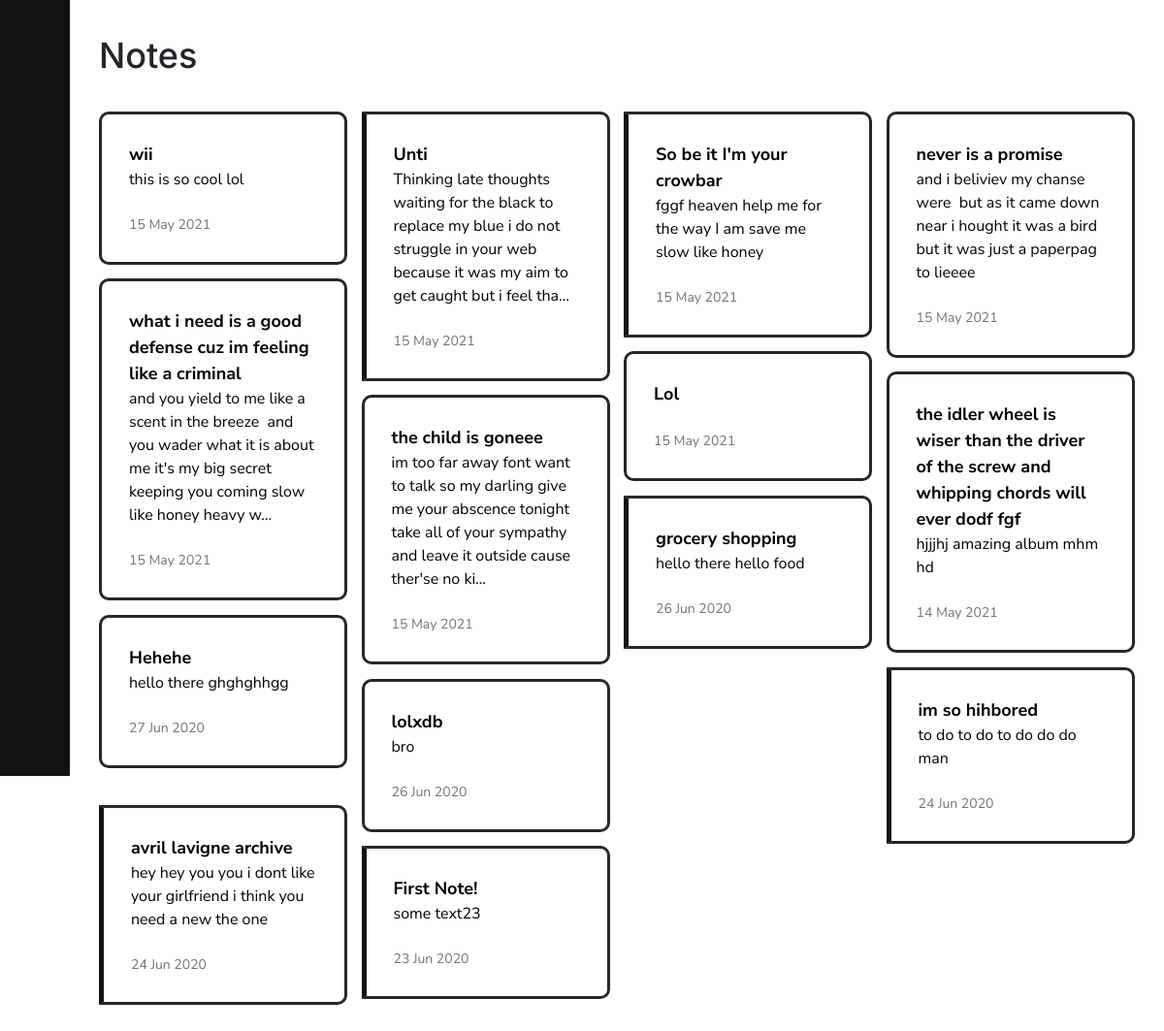
/notes/ (signed in), run on an earlier commit of the app's database.
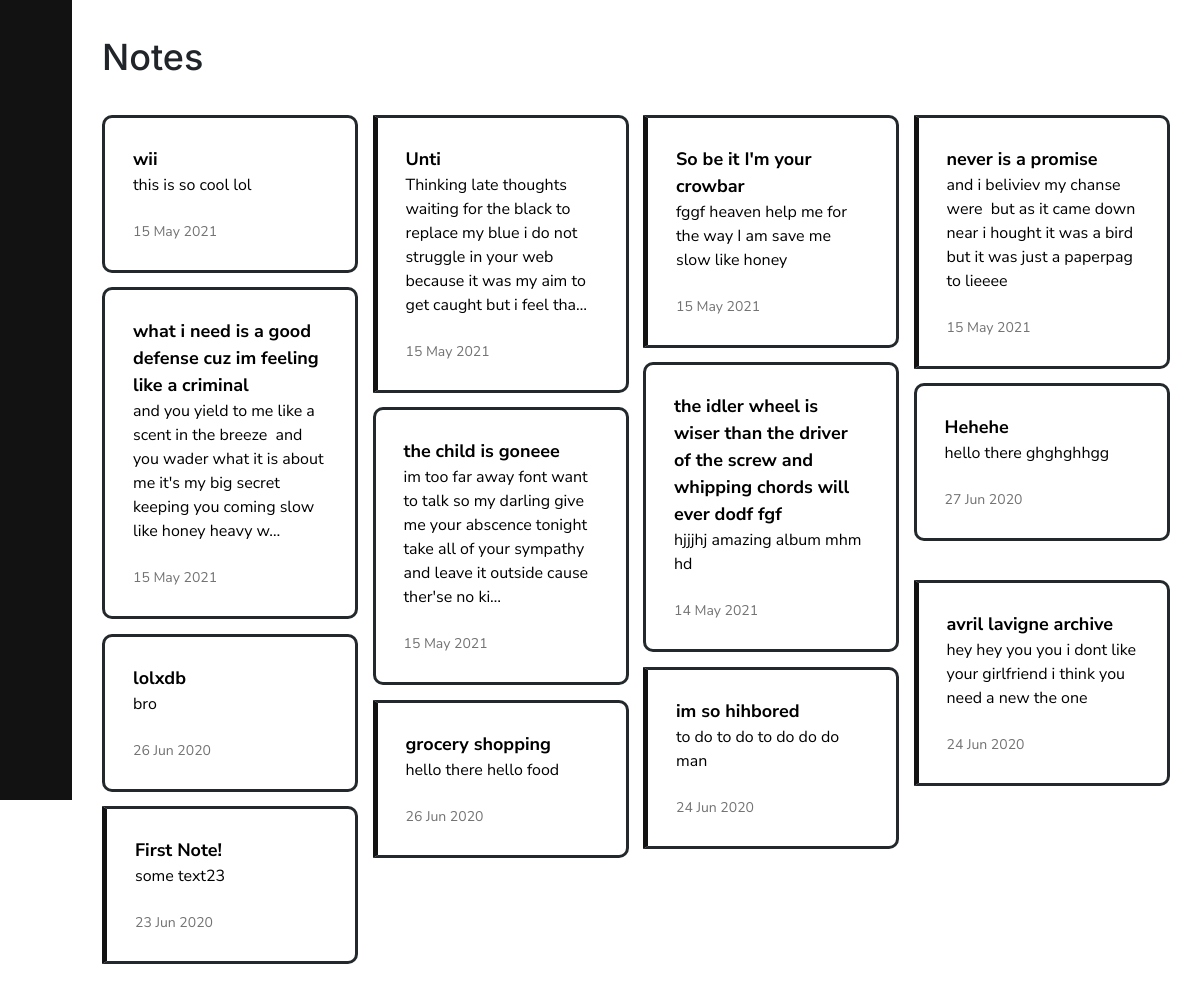
And on a later commit of the database.
### notes/models.py (models this page shows, shortened)
class Note(models.Model):
    title = models.TextField(max_length=100, blank=True)
    text = HTMLField(blank=True)
    date = models.DateTimeField(auto_now_add=True)
    important = models.BooleanField(default=False)
    archive = models.BooleanField(default=False)
    user = models.ForeignKey(User, on_delete=models.CASCADE)

### notes/views.py (the view)
# urls.py: path('notes/', views.notes, name='notes'),
def notes(request):
    usernotes = Note.objects.filter(user=request.user, archive=False).order_by('-date')
    active = 'noteLink'
    return render(request, 'notes/notes.html', {'notes': usernotes, 'active': active})

### notes/templates/notes/notes.html (shortened to what this page needs)
{% load static %}
<!DOCTYPE html>
<html>
<head>
    <link rel="stylesheet" href="https://stackpath.bootstrapcdn.com/bootstrap/4.5.0/css/bootstrap.min.css">
    <link rel="stylesheet" href="https://cdnjs.cloudflare.com/ajax/libs/material-design-icons/3.0.1/iconfont/material-icons.min.css">
    <link rel="stylesheet" type="text/css" href="{% static 'notes/style.css' %}">
    <link rel="stylesheet" type="text/css" href="{% static 'notes/notes.css' %}">
</head>
<body>
    <div class="container-fluid">
        <div class="row" id="mainRow">
            {% include "notes/navbar.html" %}
            <div class="col-xs-12 col-sm-11" id="content">
                <div class="container">
                    <h1>Notes</h1>
                    {% if notes %}
                    <div id="notes">
                        <ul>
                            {% for note in notes %}
                            <li class="note {% if note.important %} important{% endif %}">
                                <a href="{% url 'note' note.id %}">
                                    <div class="note-info">
                                        <div class="note-content">
                                            <div class="medium-text"><b>{{ note.title }}</b></div>
                                            {% if note.text %}
                                            <div class="note-text">{{ note.text|striptags|truncatechars:150 }}</div>
                                            {% endif %}
                                        </div>
                                        <div class="date">{{ note.date|date:'d M Y' }}</div>
                                    </div>
                                </a>
                            </li>
                            {% endfor %}
                        </ul>
                    </div>
                    {% else %}
                    <div id="noNotes">
                        <p class="text-center medium-text">You don't have any notes. <a href="{% url 'add' %}">Create a new note.</a></p>
                    </div>
                    {% endif %}
                </div>
            </div>
        </div>
    </div>
</body>
</html>

What changed in the data, as far as the page shows it:
removed Note: title "Lol", date "15 May 2021"
changed Note "never is a promise": important False → True (drawn)
